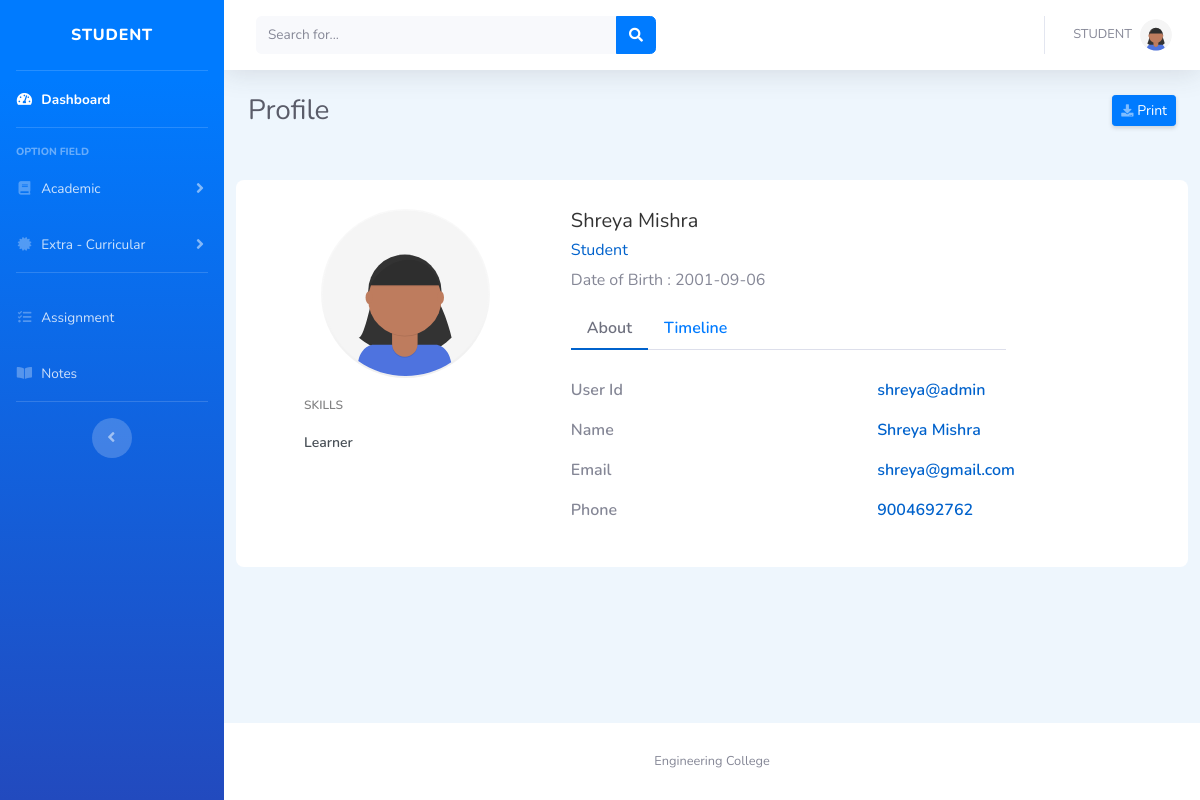
Page /stu-profile.php (signed in) on the committed database.
### tables this page shows
CREATE TABLE `student` (
  `Id` int(11) NOT NULL,
  `fname` varchar(50) NOT NULL,
  `lname` varchar(50) NOT NULL,
  `username` varchar(50) NOT NULL,
  `password` varchar(500) NOT NULL,
  `division` varchar(1) DEFAULT NULL,
  `gender` varchar(25) NOT NULL,
  `dob` date NOT NULL,
  `phone` bigint(11) NOT NULL,
  `email` varchar(100) NOT NULL
);

### stu-profile.php (the view, shortened to what this page needs)
<?php
require_once 'data/studashhead.php';
?>
                <div class="container-fluid">
                    <div class="d-sm-flex align-items-center justify-content-between mb-4">
                        <h1 class="h3 mb-0 text-gray-800">Profile</h1>
                        <a href="#" class="d-none d-sm-inline-block btn btn-sm btn-primary shadow-sm" onclick="print()"><i
                                class="fas fa-download fa-sm text-white-50"></i> Print</a>
                    </div>
                    <div class="row">
                        <div class="container emp-profile">
                            <form method="post" action="admin-edit.html">
                                <div class="row">
                                    <div class="col-md-4">
                                        <div class="profile-img">
                                            <img src="img/undraw_profile_1.svg" alt=""/>
                                        </div>
                                    </div>
                                    <div class="col-md-6">
                                        <div class="profile-head">
                                                    <h5>
                                                        Shreya Mishra
                                                    </h5>
                                                    <h6>
                                                        Student
                                                    </h6>
                                                    <p class="proile-rating">Date of Birth : <span><?php echo $dob; ?></span></p>
                                            <ul class="nav nav-tabs" id="myTab" role="tablist">
                                                <li class="nav-item">
                                                    <a class="nav-link active" id="home-tab" data-toggle="tab" href="#home" role="tab" aria-controls="home" aria-selected="true">About</a>
                                                </li>
                                                <li class="nav-item">
                                                    <a class="nav-link" id="profile-tab" data-toggle="tab" href="#profile" role="tab" aria-controls="profile" aria-selected="false">Timeline</a>
                                                </li>
                                            </ul>
                                        </div>
                                    </div>
                                </div>
                                <div class="row">
                                    <div class="col-md-4">
                                        <div class="profile-work">
                                            <p>SKILLS</p>
                                            <a href="">Learner</a><br/>
                                        </div>
                                    </div>
                                    <div class="col-md-8">
                                        <div class="tab-content profile-tab" id="myTabContent">
                                            <div class="tab-pane fade show active" id="home" role="tabpanel" aria-labelledby="home-tab">
                                            <div class="row">
                                                            <div class="col-md-6">
                                                                <label>User Id</label>
                                                            </div>
                                                            <div class="col-md-6">
                                                                <p><?php echo $stu1uid; ?></p>
                                                            </div>
                                                        </div>
                                                        <div class="row">
                                                            <div class="col-md-6">
                                                                <label>Name</label>
                                                            </div>
                                                            <div class="col-md-6">
                                                                <p><?php echo $stu1fn." ".$stu1ln; ?></p>
                                                            </div>
                                                        </div>
                                                        <div class="row">
                                                            <div class="col-md-6">
                                                                <label>Email</label>
                                                            </div>
                                                            <div class="col-md-6">
                                                                <p><?php echo $email; ?></p>
                                                            </div>
                                                        </div>
                                                        <div class="row">
                                                            <div class="col-md-6">
                                                                <label>Phone</label>
                                                            </div>
                                                            <div class="col-md-6">
                                                                <p><?php echo $phone; ?></p>
                                                            </div>
                                                        </div>
                                            </div>
                                        </div>
                                    </div>
                                </div>
                            </form>
                        </div>
                    </div>
                </div>
    <?php
        require_once 'data/dashmid.php';
    ?>
<?php
    require_once 'data/dashfoot.php';
?>

### css/profile.css (style rules this page uses)
.emp-profile { padding: 3%; margin-top: 3%; margin-bottom: 3%; border-radius: 0.5rem; background: #ffffff; }
.profile-img { text-align: center; }
.profile-img img { width: 60%; }
.profile-head h5 { color: #333; }
.profile-head h6 { color: #0062cc; }
.profile-head .nav-tabs { margin-bottom:5%; }
.profile-head .nav-tabs .nav-link { font-weight:600; border: none; }
.profile-head .nav-tabs .nav-link.active { border: none; border-bottom:2px solid #0062cc; }
.profile-work { padding: 14%; margin-top: -15%; }
.profile-work p { font-size: 12px; color: #818182; font-weight: 600; margin-top: 10%; }
.profile-work a { text-decoration: none; color: #495057; font-weight: 600; font-size: 14px; }
.profile-tab label { font-weight: 600; }
.profile-tab p { font-weight: 600; color: #0062cc; }

### rows in the picture
student: dob "2001-09-06", fname "Shreya", lname "Mishra", email "shreya@gmail.com", phone "9004692762"

### other values in the picture
$stu1uid "shreya@admin"
